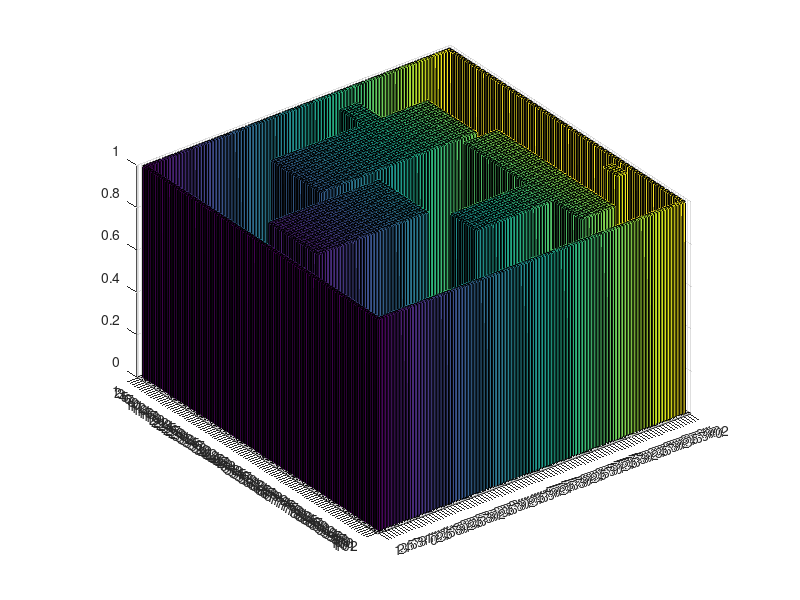

Reproduce this figure in MATLAB. (Note: this script raises an error after producing the figure.)
% MDP_hw_map.m
%
% Create a map for MDP path planning homework

clear all
close all
clc

N = 100;
Np = 100 + 2;

map = zeros(Np,Np);        % map dimension

% Initialize walls and obstacle maps as empty
walls = zeros(Np,Np);
obs1 = zeros(Np,Np);
obs2 = zeros(Np,Np);
obs3 = zeros(Np,Np);
goal = zeros(Np,Np);

% Define Rewards and MDP Parameters
wall_reward = -100;
obstacle_reward = -5000;
goal_reward = 100000;
nominal_cell_reward = -2;
discount_factor = 1;

% Create exterior walls
walls(2,2:N) = 1;
walls(2:N+1,2) = 1;
walls(N+1,2:N+1) = 1;
walls(2:N+1,N+1) = 1;

% Create single obstacle
obs1(20:40,30:80) = 1;
obs1(10:20,60:65) = 1;

% Another obstacle
obs2(45:65,10:45) = 1;

% Another obstacle
obs3(43:92,75:85) = 1;
obs3(70:80,50:75) = 1;

% The goal states
goal(75:80,96:98) = 1;

% Put walls and obstacles into map
map = walls + obs1 + obs2 + obs3 + goal;

% Plot map
% Sort through the cells to determine the x-y locations of occupied cells
[Mm,Nm] = size(map);
xm = [];
ym = [];
    for i = 1:Mm
        for j = 1:Nm
            if map(i,j)
                xm = [xm i];
                ym = [ym j];
            end
        end
    end

figure(1); clf;
% plot(xm,ym,'.')
% surf(map')
b = bar3(map);
for k = 1:length(b)
    zdata = b(k).ZData;
    b(k).CData = zdata;
    b(k).FaceColor = 'interp';
end
view(-90,90)

axis([0 Np+1 0 Np+1]);
axis('square'); 


